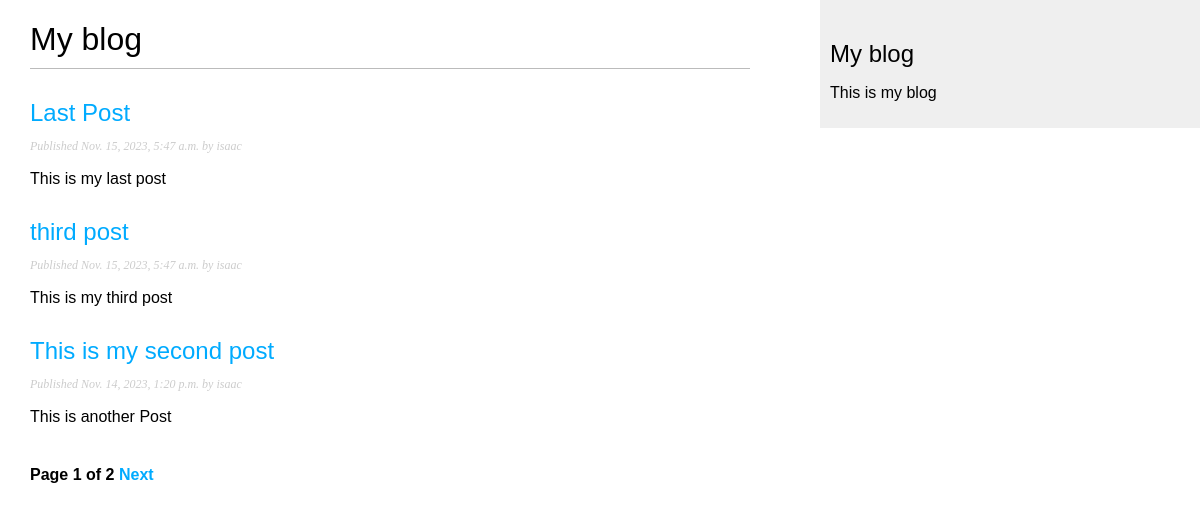
Screenshot of /blog/ with the database file from the repository.
### core/models.py (models this page shows, shortened)
class Post(models.Model):
    STATUS_CHOICES = (
        ('draft', 'Draft'),
        ('published', 'Published'),
    )
    title = models.CharField(max_length=250)
    slug = models.SlugField(max_length=250,
                            unique_for_date='publish')
    author = models.ForeignKey(User,
                               on_delete=models.CASCADE,
                               related_name='blog_posts')
    body = models.TextField()
    publish = models.DateTimeField(default=timezone.now)
    created = models.DateTimeField(auto_now_add=True)
    updated = models.DateTimeField(auto_now=True)
    status = models.CharField(max_length=10,
                              choices=STATUS_CHOICES,
                              default='draft')
    class Meta:
        ordering = ('-publish',)
    objects = models.Manager() # Default manager
    published = PublishedManager() # Custom manager. Access to objects applying this filter with Post.published.all()
    def get_absolute_url(self):
        return reverse("core:post_detail",
                        args= [self.publish.year,
                              self.publish.month,
                              self.publish.day,
                              self.slug])

### core/views.py (the view)
# urls.py: path('', views.PostListView.as_view(), name='post_list'),
class PostListView(ListView):
    queryset = Post.published.all()
    context_object_name = 'posts'
    paginate_by = 3
    template_name = 'core/post/list.html'

### core/templates/core/post/list.html (shortened to what this page needs)
{% extends "core/base.html" %}
{% block content %}
    <h1>My blog</h1>
    {% for post in posts %}
        <h2>
            <a href="{{ post.get_absolute_url }}">
                {{ post.title }}
            </a>
        </h2>
        <p class="date">
            Published {{ post.publish }} by {{ post.author }}
        </p>
        {{ post.body|truncatewords:30|linebreaks }}
    {% endfor %}
    {% include "core/pagination.html" with page=page_obj %}
{% endblock %}

### core/templates/core/base.html (shortened to what this page needs)
{% load static %}
<!DOCTYPE html>
<html>
<head>
    <link href="{% static 'core/base.css' %}" rel='stylesheet'>
</head>
<body>
    <div id="content">
        {% block content %}
        {% endblock %}
    </div>
    <div id="sidebar">
        <h2>My blog</h2>
        <p>This is my blog</p>
    </div>
</body>
</html>

### core/templates/core/pagination.html (shortened to what this page needs)
<div class="pagination">
    <span class="step-links">
        <span class="current">
            Page {{ page.number }} of {{ page.paginator.num_pages }}
        </span>
        {% if page.has_next %}
            <a href="?page={{ page.next_page_number }}">Next</a>
        {% endif %}
    </span>
</div>

### core/static/core/base.css (style rules this page uses)
body { margin:0; padding:0; font-family:helvetica, sans-serif; }
a { color:#00abff; text-decoration:none; }
h1 { font-weight:normal; border-bottom:1px solid #bbb; padding:0 0 10px 0; }
h2 { font-weight:normal; margin:30px 0 0; }
#content { float:left; width:60%; padding:0 0 0 30px; }
#sidebar { float:right; width:30%; padding:10px; background:#efefef; height:100%; }
p.date { color:#ccc; font-family: georgia, serif; font-size: 12px; font-style: italic; }
.pagination { margin:40px 0; font-weight:bold; }

### rows the page displays
Post: title "Last Post", publish "Nov. 15, 2023, 5:47 a.m.", author "isaac", body "This is my last post"
Post: title "third post", publish "Nov. 15, 2023, 5:47 a.m.", author "isaac", body "This is my third post"
Post: title "This is my second post", publish "Nov. 14, 2023, 1:20 p.m.", author "isaac", body "This is another Post"

### other values shown
{{ page.number }} "1"
{{ page.paginator.num_pages }} "2"
